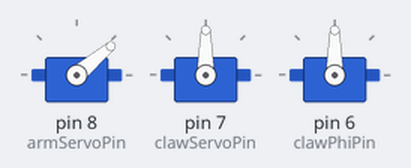
Simulated run of this sketch. Board: Arduino Uno, built with avr-gcc and run on an emulated ATmega328P. Parts: 3 × servo.

Above: at 0.05 s.
At 0.9 s:
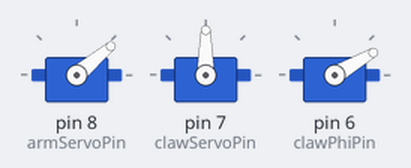
At 1.8 s:
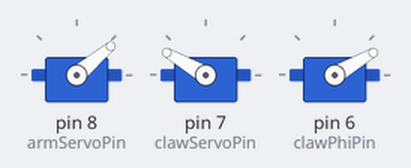
At 3.6 s:
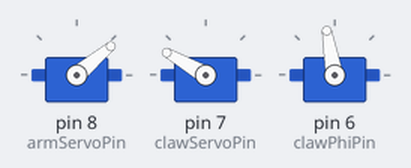
Timing chart, 0 to 8.3 s (numbered marks = the images above):
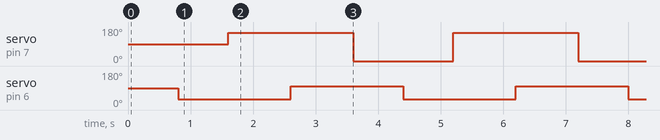

Measured:
- by itself, servo on pin 7 (clawServoPin): alternates 150° for 2.0 s and 0° for 1.6 s
- by itself, servo on pin 6 (clawPhiPin): alternates 100° for 1.8 s and 30° for 1.8 s

The sketch:

armCode.ino
```cpp
#include <Servo.h>

//define pins
int armServoPin = 8;
int clawServoPin = 7;
int clawPhiPin = 6;
Servo armServo;
Servo clawServo;
Servo clawPhiServo;

//experimentally found
const int MAX_ARM_FORWARD_ANGLE = 30;  //how close the claw can get to the ground
const int MAX_ARM_BACKWARD_ANGLE = 90; //how far away the claw can get from the ground
const int MAX_CLAW_FORWARD_ANGLE = 30;
const int MAX_CLAW_BACKWARD_ANGLE = 90;
const int MIN_CLAW_PHI = 30;
const int MAX_CLAW_PHI = 150;
const int STEPPER_SPEED = 360;        //rpm

int armAngle;
int clawAngle;
int clawPhi;
/*
 * specify a position to move the claw.
 * Waits for some time before returning to give servo time to move.
 * updates $clawAngle var.
 */
void moveClawToDegree(int degrees) {
  /*if(degrees < MAX_CLAW_FORWARD_ANGLE)
    degrees = MAX_CLAW_FORWARD_ANGLE;
  else if(degrees > MAX_CLAW_BACKWARD_ANGLE)
    degrees = MAX_CLAW_BACKWARD_ANGLE;
  */

}


/*
 * Move the arm in the phi direction by $degrees
 * Delays until movement is complete.
 */
void moveArmToDegree(int degrees) {
  /*
  //making sure we dont try to overrotate
  if(degrees < MAX_ARM_FORWARD_ANGLE)
    degrees = MAX_ARM_FORWARD_ANGLE;
  else if(degrees > MAX_CLAW_BACKWARD_ANGLE)
    degrees = MAX_CLAW_BACKWARD_ANGLE;
*/
  armServo.write(degrees);
  armAngle = degrees;
}

void moveClawPhi(int degrees) {
  clawPhiServo.write(degrees);
  clawPhi = degrees;
}

void operateClaw(int degrees) {
  clawServo.write(degrees);
  clawAngle = degrees;
}

void setup() {

  armServo.attach(armServoPin);
  clawServo.attach(clawServoPin);
  clawPhiServo.attach(clawPhiPin);
  //init arm pos.
  armAngle = 0;
  clawAngle = 0;
  clawAngle = MAX_CLAW_FORWARD_ANGLE;
  moveArmToDegree(40);
  //clawMoveToDegree(60);
  //baseMoveToDegree(60);

}

void loop() {
  delay(800);
  moveClawPhi(MIN_CLAW_PHI);
  delay(800);
  operateClaw(150);
  delay(1000);
  moveClawPhi(100);
  delay(1000);
  operateClaw(0);
}
```
